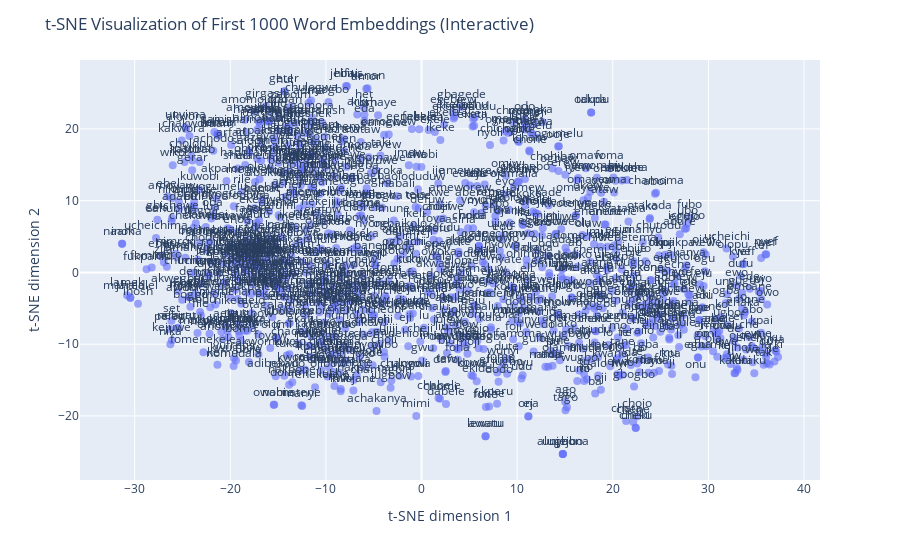

This figure's notebook cell:
### Code cell
import plotly.express as px
import pandas as pd
from sklearn.manifold import TSNE

# Assume word_embeddings_subset and vocab_subset are already defined
# as in the previous steps

# Perform t-SNE on the embeddings
tsne = TSNE(n_components=2, random_state=0)
word_embeddings_2d = tsne.fit_transform(word_embeddings_subset)

# Prepare the data for Plotly
words = list(vocab_subset.keys())
df = pd.DataFrame(word_embeddings_2d, columns=['x', 'y'])
df['word'] = words

# Create the interactive plot
fig = px.scatter(df, x='x', y='y', text='word')
fig.update_traces(textposition='top center', marker=dict(size=8, opacity=0.6))
fig.update_layout(title='t-SNE Visualization of First 1000 Word Embeddings (Interactive)',
                  xaxis_title='t-SNE dimension 1',
                  yaxis_title='t-SNE dimension 2')

# Show the plot
fig.show()

### Figure 1 — Plotly figure (JSON) as saved in the notebook; plotly's stock layout.template omitted (floating-point values rounded to 4 significant figures; data arrays with more than 128 entries replaced by an {"elided": "..."} marker saying what was removed)
{"data": [{"hovertemplate": "x=%{x}<br>y=%{y}<br>word=%{text}<extra></extra>", "legendgroup": "", "marker": {"color": "#636efa", "opacity": 0.6, "size": 8, "symbol": "circle"}, "mode": "markers+text", "name": "", "orientation": "v", "showlegend": false, "text": {"elided": "1000 str values"}, "textposition": "top center", "type": "scatter", "x": {"elided": "1000 float values"}, "xaxis": "x", "y": {"elided": "1000 float values"}, "yaxis": "y"}], "layout": {"legend": {"tracegroupgap": 0}, "margin": {"t": 60}, "title": {"text": "t-SNE Visualization of First 1000 Word Embeddings (Interactive)"}, "xaxis": {"anchor": "y", "domain": [0, 1], "title": {"text": "t-SNE dimension 1"}}, "yaxis": {"anchor": "x", "domain": [0, 1], "title": {"text": "t-SNE dimension 2"}}}}
